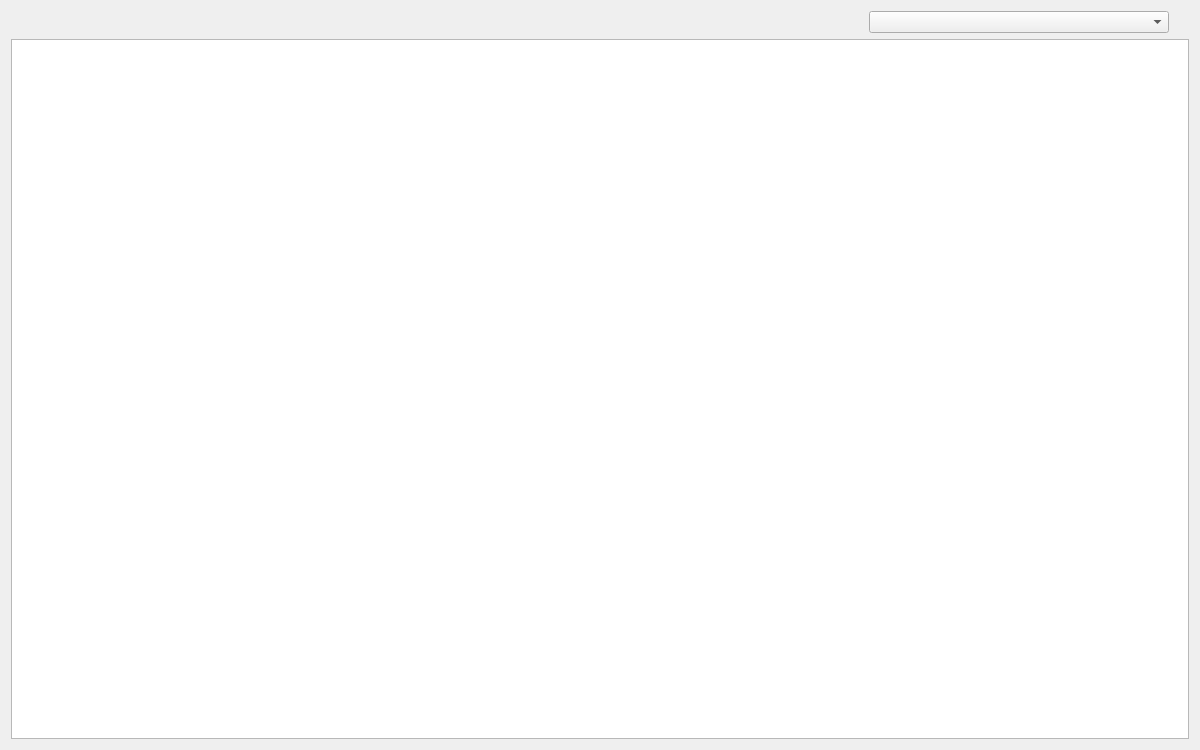
<?xml version="1.0" encoding="UTF-8"?>
<ui version="4.0">
 <class>nftsDialog</class>
 <widget class="QWidget" name="nftsDialog">
  <property name="geometry">
   <rect>
    <x>0</x>
    <y>0</y>
    <width>1200</width>
    <height>750</height>
   </rect>
  </property>
  <property name="windowTitle">
   <string>Form</string>
  </property>
  <layout class="QVBoxLayout" name="topLayout">
   <item>
    <layout class="QVBoxLayout" name="verticalLayout">
     <property name="topMargin">
      <number>0</number>
     </property>
     <item>
      <layout class="QHBoxLayout" name="horizontalLayout">
       <property name="rightMargin">
        <number>20</number>
       </property>
       <item>
        <spacer name="horizontalSpacer">
         <property name="orientation">
          <enum>Qt::Horizontal</enum>
         </property>
         <property name="sizeHint" stdset="0">
          <size>
           <width>40</width>
           <height>20</height>
          </size>
         </property>
        </spacer>
       </item>
       <item>
        <widget class="QLabel" name="label">
         <property name="text">
          <string></string>
         </property>
        </widget>
       </item>
       <item>
        <widget class="QComboBox" name="propSelectorWidget">
         <property name="sizePolicy">
          <sizepolicy hsizetype="Fixed" vsizetype="Fixed">
           <horstretch>0</horstretch>
           <verstretch>0</verstretch>
          </sizepolicy>
         </property>
         <property name="minimumSize">
          <size>
           <width>300</width>
           <height>0</height>
          </size>
         </property>
         <property name="baseSize">
          <size>
           <width>300</width>
           <height>0</height>
          </size>
         </property>
        </widget>
       </item>
      </layout>
     </item>
     <item>
      <widget class="QTableWidget" name="balancesTable">
       <property name="alternatingRowColors">
        <bool>false</bool>
       </property>
      </widget>
     </item>
    </layout>
   </item>
  </layout>
 </widget>
 <resources/>
 <connections/>
</ui>
